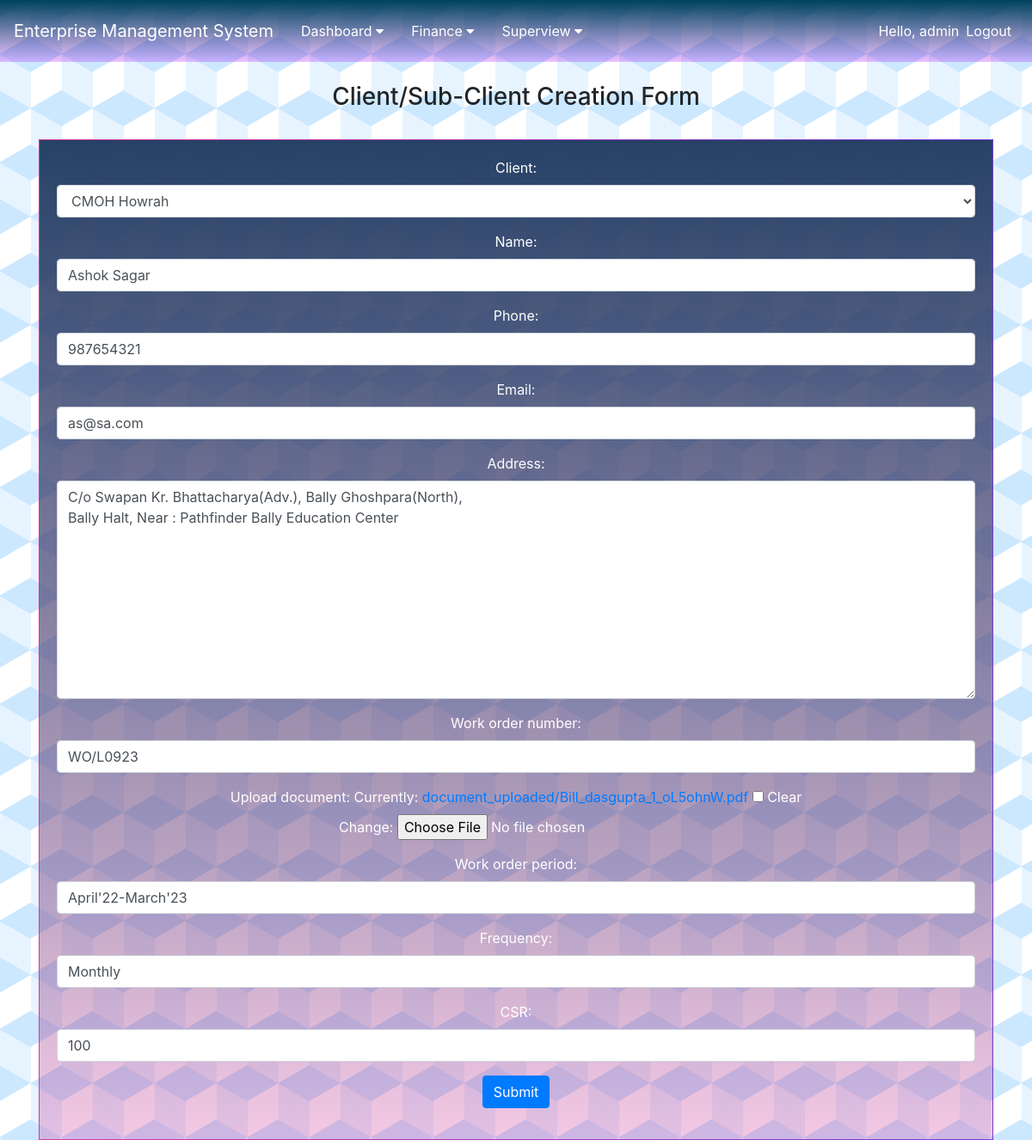
/client/update_sub_client/1/ (signed in), run on the app's committed database.
### client/models.py (models this page shows, shortened)
class Sub_Client(models.Model):
    client = models.ForeignKey(Client, null=True, on_delete=models.CASCADE)
    name = models.CharField(max_length=100, null=True)
    phone = models.CharField(max_length=20, null=True)
    email = models.EmailField()
    address = models.TextField(max_length=200, null=True)
    work_order_number = models.CharField(max_length=120, null=True, blank=True)
    upload_document = models.FileField(upload_to="document_uploaded/", blank=True)
    work_order_period = models.CharField(max_length=100, null=True)
    frequency = models.CharField(max_length=100, null=True)
    CSR = models.IntegerField(default=0)
    timestamp = models.DateTimeField(auto_now_add=True, null=True)

class Client(models.Model):
    company = models.ForeignKey(Company, null=True, on_delete=models.CASCADE)
    name = models.CharField(max_length=100, null=True)
    phone = models.CharField(max_length=20, null=True)
    email = models.EmailField()
    address = models.TextField(max_length=200, null=True)
    timestamp = models.DateTimeField(auto_now_add=True, null=True)
    def __str__(self):
        return self.name

### client/views.py (the view)
# urls.py: path('update_sub_client/<int:pk>/', views.update_sub_client, name='update_sub_client'),
@login_required(login_url='login')
def update_sub_client(request, pk):
    sub_client = Sub_Client.objects.get(id=pk)
    form = Sub_ClientForm(instance=sub_client)
    if request.method == 'POST':
        form = Sub_ClientForm(request.POST, request.FILES, instance=sub_client)
        if form.is_valid():
            form.save()
            client = sub_client.client
            return redirect('client:client_view', client.id)
    context = {
        'form': form,
    }
    return render(request, 'client_form.html', context)

### client/forms.py
class Sub_ClientForm(ModelForm):
    class Meta:
        model = Sub_Client
        fields = '__all__'
        widgets ={
            'client': Select(attrs={'class': 'form-control'}),
            'name': TextInput(attrs={'class': 'form-control'}),
            'phone': TextInput(attrs={'class': 'form-control'}),
            'email': EmailInput(attrs={'class': 'form-control'}),
            'address': Textarea(attrs={'class': 'form-control'}),
            'work_order_number': TextInput(attrs={'class': 'form-control'}),
            'work_order_period': TextInput(attrs={'class': 'form-control'}),
            'frequency': TextInput(attrs={'class': 'form-control'}),
            'CSR': NumberInput(attrs={'class': 'form-control'}),
        }

### templates/client_form.html
{% extends "base.html" %}
{% block content %}
<div class="container">
    <div class="row">
        <div class="col-md text-center">
            <br>
            <h3>Client/Sub-Client Creation Form</h3>
            <br>
            <div class="card text-white card-body border-gradient-purple" id="form-order">
                <div class="form-group">
                    <form action="" method="POST" enctype="multipart/form-data"> {% csrf_token %}
                        {{ form.as_p }}
                        <input class="btn btn-primary" type="submit" name="Submit">
                    </form>
                </div>
            </div>
        </div>
    </div>
</div>
{% endblock %}

### templates/navbar.html (shortened to what this page needs)
<nav class="navbar navbar-expand-lg navbar-dark" style="background: linear-gradient(#00435c, #b400ff3d);">
  <a class="navbar-brand" href="{% url 'home' %}">Enterprise Management System</a>
  <div class="collapse navbar-collapse" id="navbarNav">
    <ul class="navbar-nav mr-auto">
      <div class="dropdown">
        <button class="dropbtn">Dashboard
          <i class="fa fa-caret-down"></i>
        </button>
      </div>
      {% if request.user.is_superuser %}
      <div class="dropdown">
        <button class="dropbtn">Finance
          <i class="fa fa-caret-down"></i>
        </button>
      </div>
      {% endif %}
      <div class="dropdown">
        <button class="dropbtn">Superview
          <i class="fa fa-caret-down"></i>
        </button>
      </div>
    </ul>
    <ul class="navbar-nav ml-auto">
      {% if request.user.is_authenticated %}
        <li class="nav-item">
          <span class="navbar-text" style="color: white;">Hello, {{ request.user }}</span>
        </li>
        <li class="nav-item">
          <a class="nav-link" href="{% url 'logout' %}" style="color: white;">Logout</a>
        </li>
      {% endif %}
    </ul>
  </div>
</nav>

### static/css/main.css (style rules this page uses)
body { background-color: #ffffff; opacity: 1; width: flex; background-image: linear-gradient(30deg, #cce8ff 12%, transparent 12.5%, transparent 87%, #cce8ff 87.5%, #cce8ff), linear-gradient(150deg, #cce8ff 12%, transparent 12.5%, transparent 87%, #cce8ff 87.5%, #cce8ff), linear-gradient(30deg, #cce8ff 12%, transparent 12.5%, transparent 87%, #cce8ff 87.5%, #cce8ff), linear-gradient(150deg, #cce8ff 12%, transparent 12.5%, transparent 87%, #cce8ff 87.5%, #cce8ff), linear-gradient(60deg, #cce8ff77 25%, transparent 25.5%, transparent 75%, #cce8ff77 75%, #cce8ff77), linear-gradient(60deg, #cce8ff77 25%, transparent 25.5%, transparent 75%, #cce8ff77 75%, #cce8ff77); background-size: 72px 126px; background-position: 0 0, 0 0, 36px 63px, 36px 63px, 0 0, 36px 63px; }
#form-order { background: linear-gradient(#274166, #d53a9d47); }
.dropbtn { background-color: #00000000; color: white; padding: 16px; font-size: 16px; border: none; }
.border-gradient-purple { border-width: thin; border-image-slice: 1; border-image-source: linear-gradient(to left, #743ad5, #d53a9d); }
.dropdown { position: relative; display: inline-block; }

### data on the page
Sub_Client: client "CMOH Howrah", phone "987654321", email "as@sa.com", address "C/o Swapan Kr. Bhattacharya(Adv.), Bally Ghoshpara(North), Bally Halt, Near : Pathfinder Bally Education Center", work_order_number "WO/L0923", work_order_period "April'22-March'23", frequency "Monthly", CSR "100"
Client: name "Ashok Sagar"

### other printed values
{{ request.user }} "admin"
